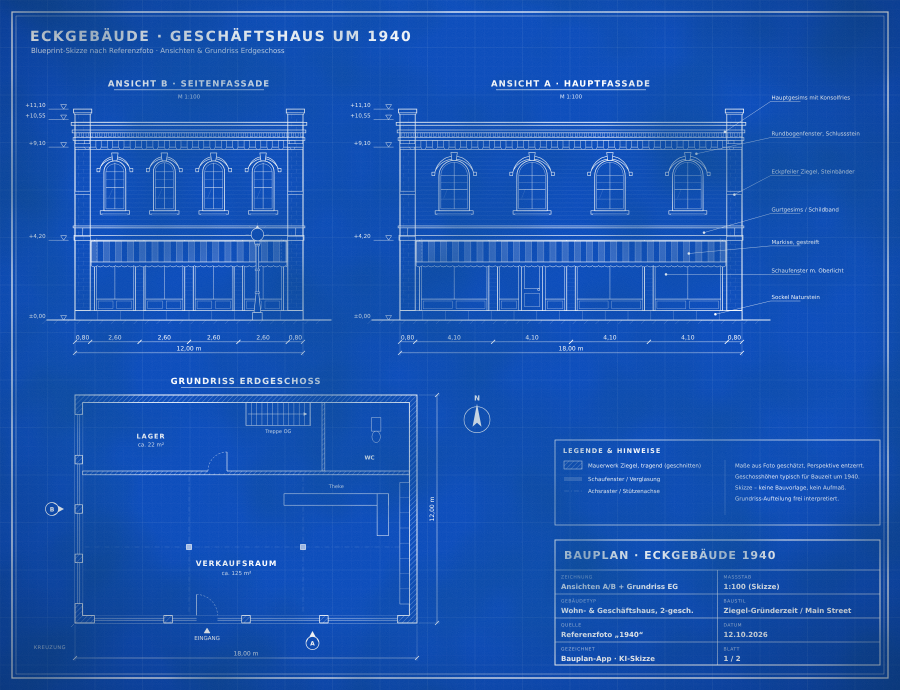
#> input picture blueprint/eckhaus_1940.png, 1800 x 1380 px (shown at 1/2 size)
$ python -i lichtpause_gravur.py   (imports and definitions only)   (older library calls are emulated)
#> lines starting #> are read from the running program, lines starting #| are printed output that depends on the picture
"""Lichtpause-Gravur: Foto -> Cyanotype-Blueprint im Kupferstich-Stil.

Nachbau des Brain-Standards (02_Bauplan_Brain, Abschnitt 31 + "Lichtpause-Gravur"):
Kanten in drei Maßstäben, helle Flächen als belichtetes Papier, Diagonal-
schraffur in Glas/Schatten, Himmel beruhigt, Zeichenraster nur auf freien
Flächen, Zirkelbögen oben rechts, Maßlinie unten, Doppelrahmen, Papierkorn,
Vignette, Kobaltblau #0044B8 mit Sonnendruck-Flecken. Deterministisch (Seed).

Aufruf: python lichtpause_gravur.py <foto.png> <out.png> [--crop x0,y0,x1,y1] [--seed N]
"""
import argparse

import cv2
import numpy as np
from PIL import Image, ImageDraw, ImageFont

BLAU = (0x00, 0x44, 0xB8)          # Master Cyanotype Kobalt (RGB)
FONT = "/usr/share/fonts/truetype/dejavu/DejaVuSans.ttf"
FONT_B = "/usr/share/fonts/truetype/dejavu/DejaVuSans-Bold.ttf"


def xdog(g, sigma, k=1.6, p=22.0, eps=0.0, phi=12.0):
    """Extended Difference of Gaussians -> tuschartige Linien (0..1, 1 = Linie)."""
    a = cv2.GaussianBlur(g, (0, 0), sigma)
    b = cv2.GaussianBlur(g, (0, 0), sigma * k)
    d = (1 + p) * a - p * b
    e = np.where(d >= eps, 1.0, 1.0 + np.tanh(phi * (d - eps)))
    return np.clip(1.0 - e, 0, 1)


def hatch(h, w, spacing, angle, width=1):
    img = np.zeros((h, w), np.uint8)
    diag = int(np.hypot(h, w))
    c, s = np.cos(np.radians(angle)), np.sin(np.radians(angle))
    for t in range(-diag, diag, spacing):
        x0, y0 = w / 2 + t * c - diag * s, h / 2 + t * s + diag * c
        x1, y1 = w / 2 + t * c + diag * s, h / 2 + t * s - diag * c
        cv2.line(img, (int(x0), int(y0)), (int(x1), int(y1)), 255, width, cv2.LINE_AA)
    return img.astype(np.float32) / 255


def smooth_noise(h, w, scale, rng):
    n = rng.random((max(2, h // scale), max(2, w // scale))).astype(np.float32)
    n = cv2.resize(n, (w, h), interpolation=cv2.INTER_CUBIC)
    return cv2.GaussianBlur(n, (0, 0), scale / 2)


def gravur(rgb, seed=7):
#> called with seed = 7
    rng = np.random.default_rng(seed)
    g = cv2.cvtColor(rgb, cv2.COLOR_RGB2GRAY)
    roh = g.astype(np.float32) / 255           # ohne Kontrastanhebung (für Himmelmaske)
    g = cv2.createCLAHE(clipLimit=2.0, tileGridSize=(8, 8)).apply(g)
    gf = g.astype(np.float32) / 255
    h, w = g.shape
#> h = 1380; w = 1800

    # --- Kanten in drei Maßstäben (fein/mittel/grob)
    fein = xdog(gf, 0.8, p=30, phi=18)
    mittel = xdog(gf, 1.6, p=24, phi=14)
    grob = cv2.Canny(cv2.GaussianBlur(g, (0, 0), 3.0), 30, 80).astype(np.float32) / 255
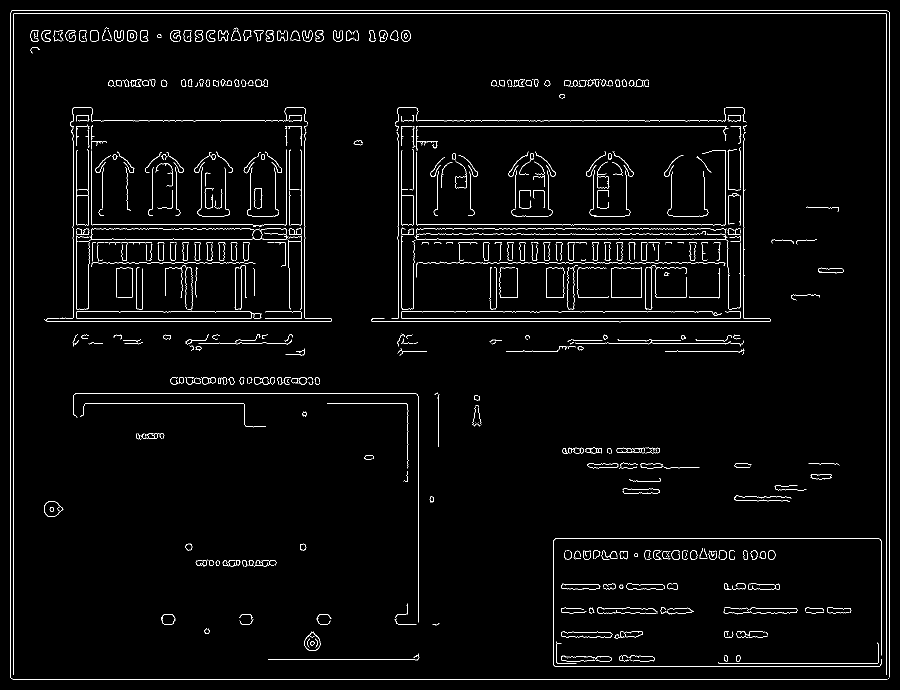
#> grob: shape (1380, 1800) float32 (shown at 1/2 size); values 0 (black) and 1 (white), 2.4% white in thin lines or dots
    grob = cv2.dilate(grob, np.ones((2, 2), np.uint8))
#> grob: shape (1380, 1800) float32; values 0 (black) and 1 (white), 5.1% white in thin lines or dots
    linien = np.clip(0.55 * fein + 0.8 * mittel + 0.9 * grob, 0, 1)

    # --- Himmel beruhigen: helle, texturarme Fläche, von oben zusammenhängend
    blur = cv2.GaussianBlur(roh, (0, 0), 6)
    gx = cv2.Sobel(cv2.GaussianBlur(roh, (0, 0), 2), cv2.CV_32F, 1, 0)
    gy = cv2.Sobel(cv2.GaussianBlur(roh, (0, 0), 2), cv2.CV_32F, 0, 1)
    textur = cv2.GaussianBlur(np.hypot(gx, gy), (0, 0), 8)
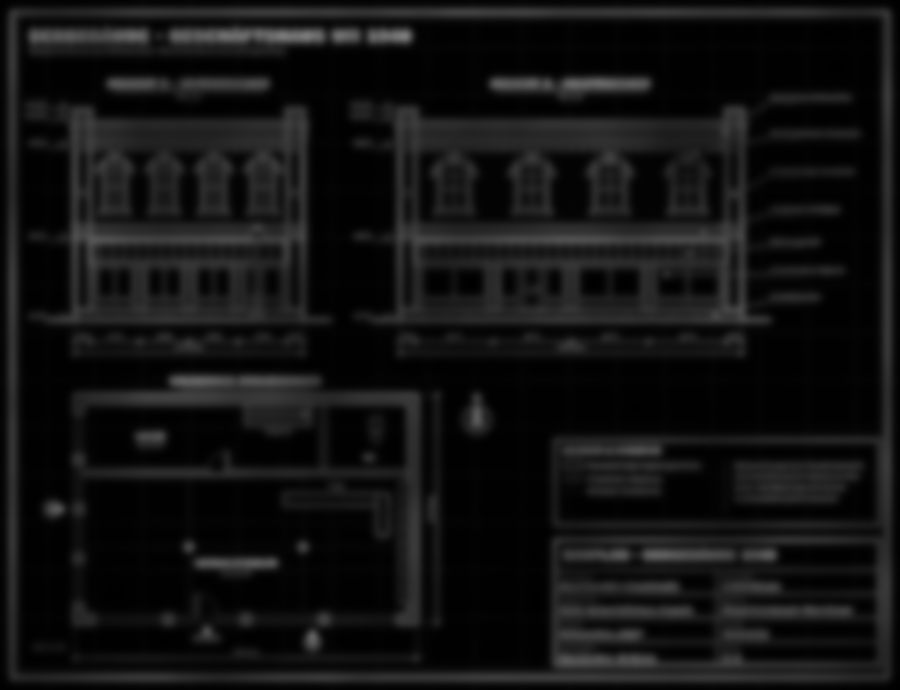
#> textur: shape (1380, 1800) float32 (shown at 1/2 size); min 0.00299, max 0.482, mean 0.0752
    kand = ((blur > 0.6) & (textur < 0.12)).astype(np.uint8)
#> kand: shape (1380, 1800); every value is 0
    kand = cv2.morphologyEx(kand, cv2.MORPH_CLOSE, np.ones((9, 9), np.uint8))
    n, lab = cv2.connectedComponents(kand)
#> lab: shape (1380, 1800) int32; every value is 0
#> n = 1
    himmel = np.zeros_like(kand)
    for i in np.unique(lab[:5, :]):
        if i:
            himmel[lab == i] = 1
#> this loop made 1 pass
    himmel = cv2.GaussianBlur(himmel.astype(np.float32), (0, 0), 10)
    print('Himmelanteil', round(float(himmel.mean()), 3))
#| Himmelanteil 0.0
    linien *= (1 - 0.85 * himmel)

    # --- Schraffur in dunklen Flächen (Glas, Schatten): Dichte nach Dunkelheit
    dunkel = 1 - cv2.GaussianBlur(gf, (0, 0), 2.5)
    h1 = hatch(h, w, 7, 45)
    h2 = hatch(h, w, 7, -45)
    h3 = hatch(h, w, 4, 45)
#> call 3 of hatch, with h = 1380, w = 1800, spacing = 4, angle = 45, width = 1
#> after the loop in hatch (call 3), `for t in range(-diag, diag, spacing):`:
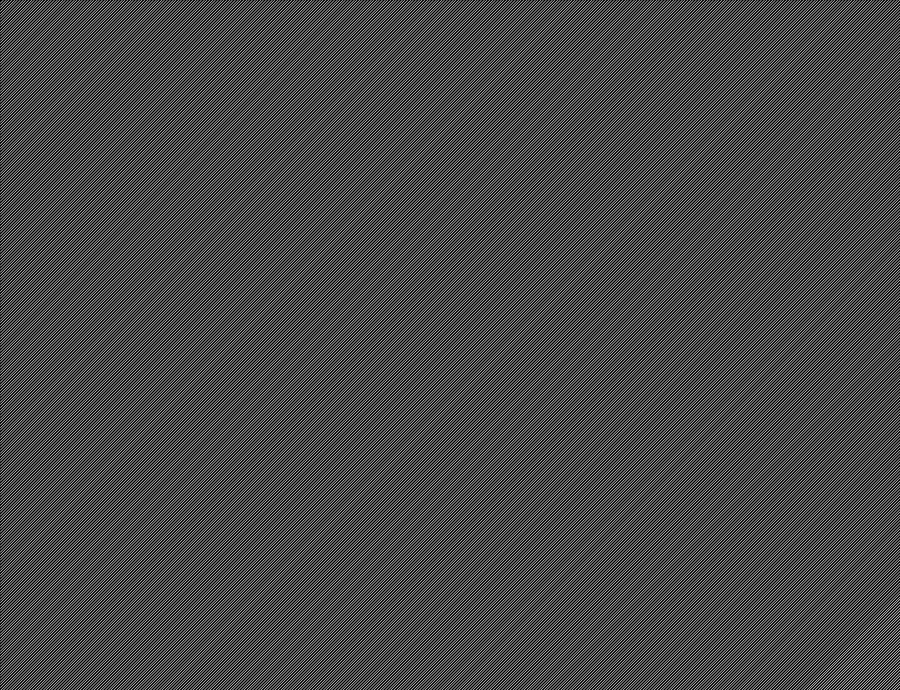
#> img: shape (1380, 1800) (shown at 1/2 size); min 0, max 255, mean 72
    schraffur = (h1 * np.clip((dunkel - 0.45) * 4, 0, 1)
                 + h2 * np.clip((dunkel - 0.62) * 4, 0, 1)
                 + h3 * np.clip((dunkel - 0.78) * 5, 0, 1))
    schraffur = np.clip(schraffur, 0, 1) * 0.55 * (1 - himmel)

    # --- belichtetes Papier: helle Flächen leicht aufgehellt
    papier = np.clip((cv2.GaussianBlur(gf, (0, 0), 4) - 0.55) * 1.4, 0, 0.35) * (1 - himmel)

    # --- Zeichenraster nur dort, wo das Bild frei ist
    belegt = cv2.GaussianBlur(linien + schraffur, (0, 0), 14)
    frei = np.clip(1 - belegt * 4, 0, 1)
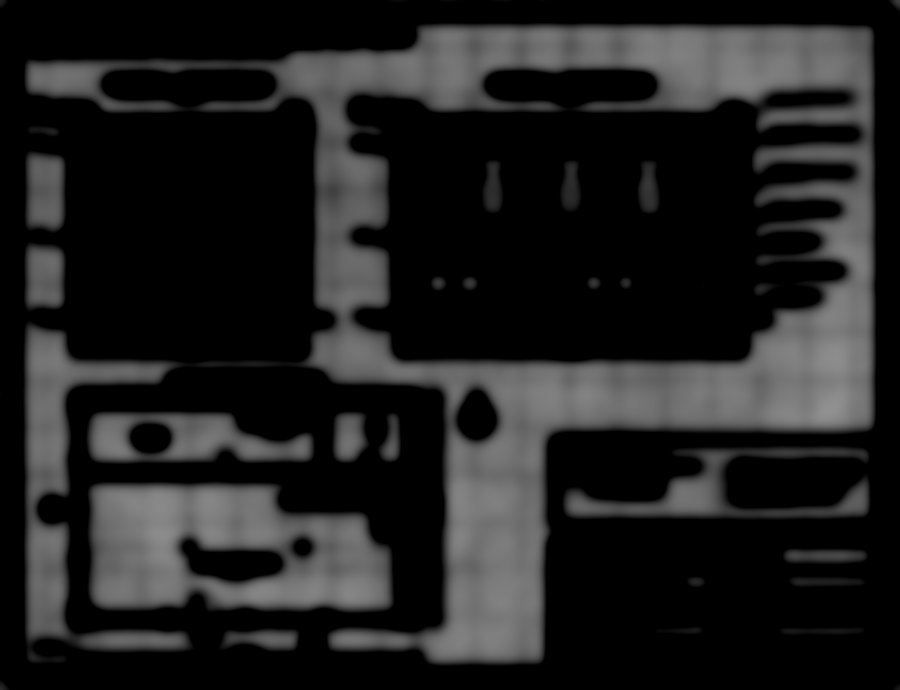
#> frei: shape (1380, 1800) float32 (shown at 1/2 size); min 0, max 0.568, mean 0.129
    raster = np.zeros((h, w), np.float32)
    step = max(24, w // 48)
    raster[:, ::step] = 1
    raster[::step, :] = 1
    raster[:, ::step * 5] = 2
    raster[::step * 5, :] = 2
    raster = np.clip(raster, 0, 2) * 0.09 * frei

    weiss = np.clip(linien * 0.95 + schraffur + papier + raster, 0, 1)
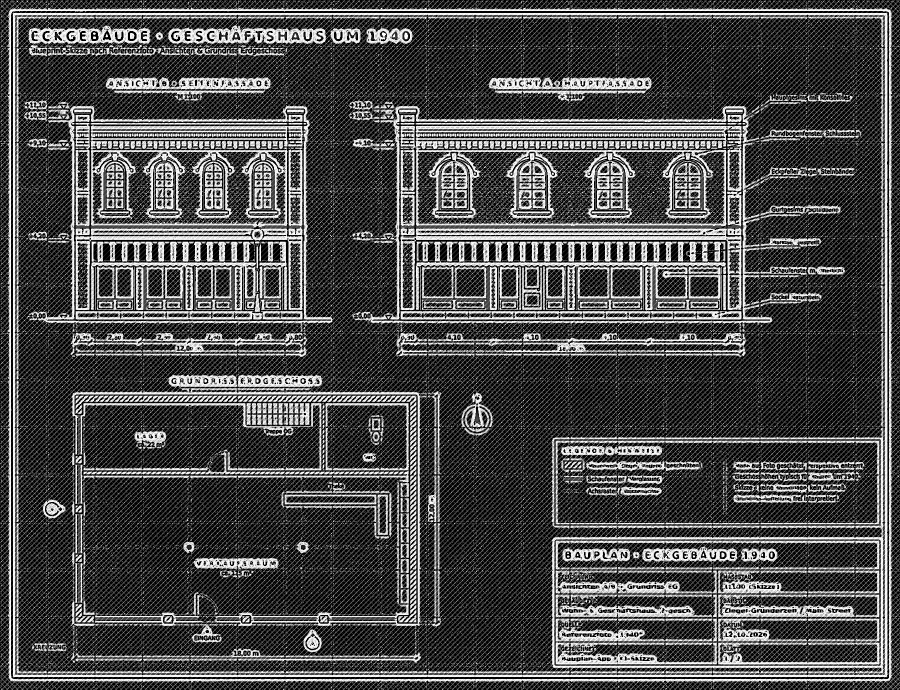
#> weiss: shape (1380, 1800) float32 (shown at 1/2 size); min 0, max 1, mean 0.296

    # --- Kobaltgrund mit Sonnendruck-Flecken, Papierkorn, Vignette
    base = np.empty((h, w, 3), np.float32)
    base[:] = np.array(BLAU, np.float32) / 255
    flecken = smooth_noise(h, w, 90, rng) - 0.5
    base *= (1 + 0.22 * flecken)[..., None]
    korn = rng.normal(0, 0.025, (h, w)).astype(np.float32)
    leinwand = (hatch(h, w, 3, 0) * 0.5 + hatch(h, w, 3, 90) * 0.5) * 0.025
#> call 4 of hatch, with h = 1380, w = 1800, spacing = 3, angle = 0, width = 1
#> after the loop in hatch (call 4), `for t in range(-diag, diag, spacing):`:
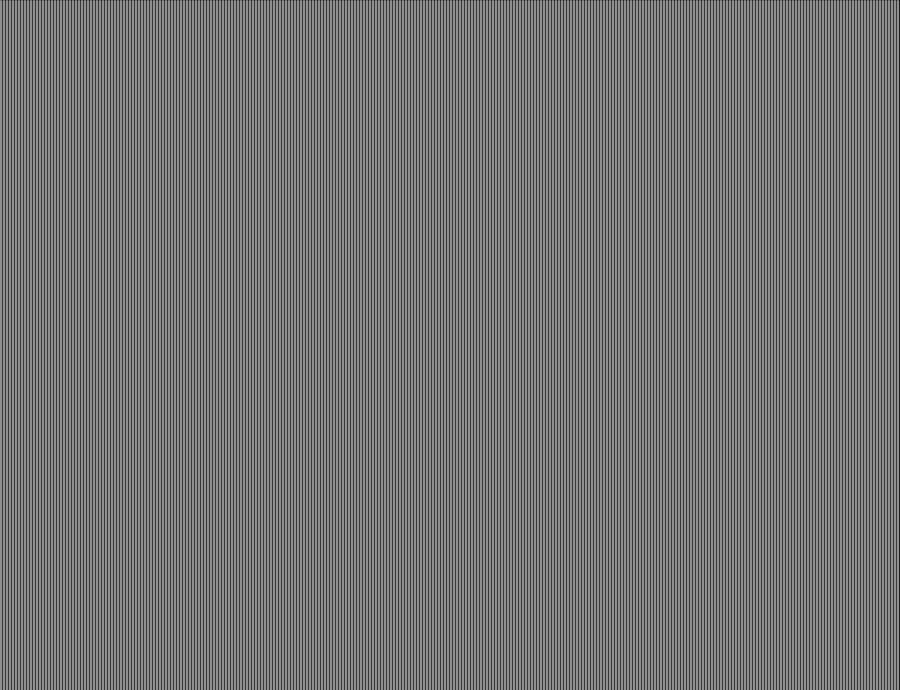
#> img: shape (1380, 1800) (shown at 1/2 size); min 0, max 232, mean 114.3
    base += (korn + leinwand)[..., None]
    yy, xx = np.mgrid[0:h, 0:w]
    vig = 1 - 0.35 * (((xx - w / 2) / (w / 2)) ** 2 + ((yy - h / 2) / (h / 2)) ** 2) / 2
    base *= vig[..., None]

    tinte = np.array([0.97, 0.98, 1.0], np.float32)
    out = base * (1 - weiss[..., None]) + tinte * weiss[..., None]
    return (np.clip(out, 0, 1) * 255).astype(np.uint8)
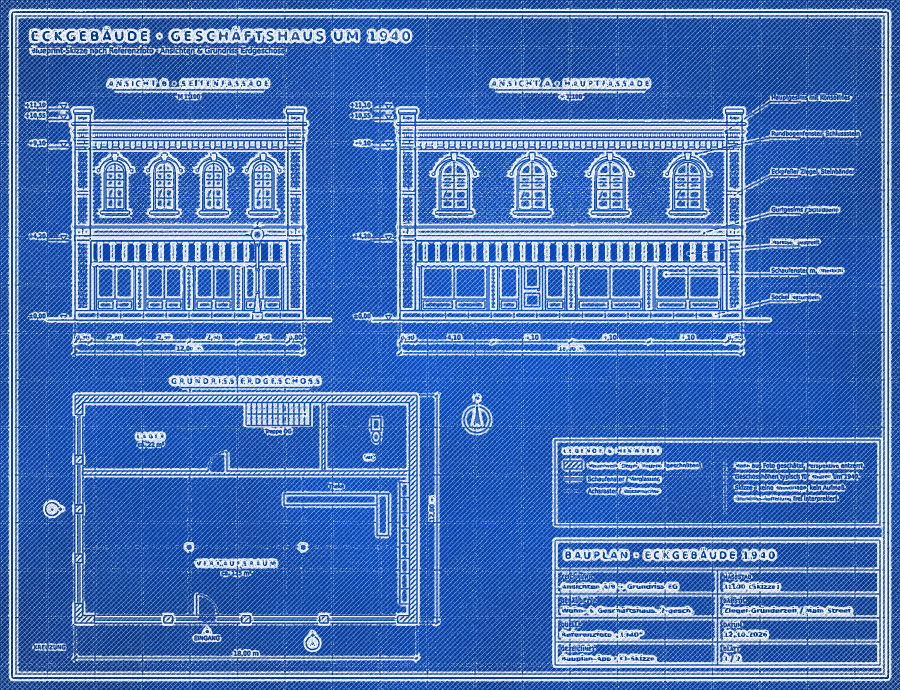
#> returned value: shape (1380, 1800, 3) (shown at 1/2 size); mean of channels 0, 1, 2 75.1, 117.5, 191.1; drawn as R, G, B


# [62 lines left out: function blatt, not called in this run]


# [19 lines not run here, left out]

>>> import cv2
>>> picture = cv2.cvtColor(cv2.imread('eckhaus_1940.png'), cv2.COLOR_BGR2RGB)
>>> result = gravur(picture)
